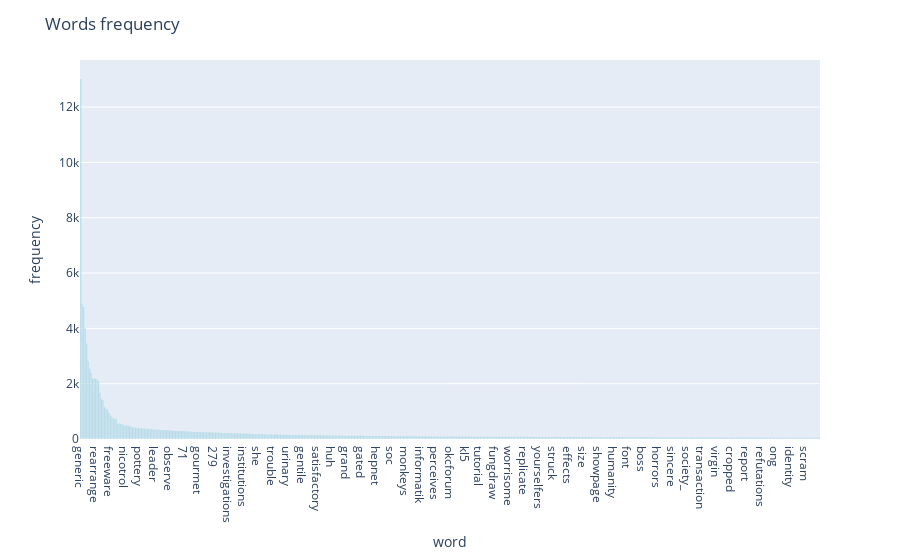

Notebook source saved alongside this figure:
### Markdown cell above
### >>> **Exercise 15 (take home):** 
Additionally, you can attempt to sort the terms on the `x-axis` by frequency instead of in alphabetical order. This way the visualization is more meaninfgul and you will be able to observe the so called [long tail](https://en.wikipedia.org/wiki/Long_tail) (get familiar with this term since it will appear a lot in data mining and other statistics courses). see picture below

![alt txt](https://upload.wikimedia.org/wikipedia/commons/thumb/8/8a/Long_tail.svg/1000px-Long_tail.svg.png)

### Code cell
import plotly.express as px
sum_words = X_counts.sum(axis=0)
words_freq = [(word, sum_words[0, idx]) for idx,word in enumerate(count_vect.get_feature_names_out())]
words_freq = sorted(words_freq, key = lambda x: x[1], reverse=True)
# I sort the words_freq orders by frequency of word. 

fig = px.histogram(x=[i[0] for i in words_freq][:500],y=[i[1] for i in words_freq][:500],nbins=200,opacity=0.8)
fig.update_traces(marker=dict(color='lightblue'))

fig.update_layout(title='Words frequency', xaxis_title='word', yaxis_title='frequency')
fig.show()

### Figure 1 — Plotly figure (JSON) as saved in the notebook; plotly's stock layout.template omitted (floating-point values rounded to 4 significant figures; data arrays with more than 128 entries replaced by an {"elided": "..."} marker saying what was removed)
{"data": [{"alignmentgroup": "True", "bingroup": "x", "histfunc": "sum", "hovertemplate": "x=%{x}<br>sum of y=%{y}<extra></extra>", "legendgroup": "", "marker": {"color": "lightblue", "opacity": 0.8, "pattern": {"shape": ""}}, "name": "", "nbinsx": 200, "offsetgroup": "", "orientation": "v", "showlegend": false, "type": "histogram", "x": {"elided": "500 str values"}, "xaxis": "x", "y": {"elided": "500 int values"}, "yaxis": "y"}], "layout": {"barmode": "relative", "legend": {"tracegroupgap": 0}, "margin": {"t": 60}, "title": {"text": "Words frequency"}, "xaxis": {"anchor": "y", "domain": [0, 1], "title": {"text": "word"}}, "yaxis": {"anchor": "x", "domain": [0, 1], "title": {"text": "frequency"}}}}
